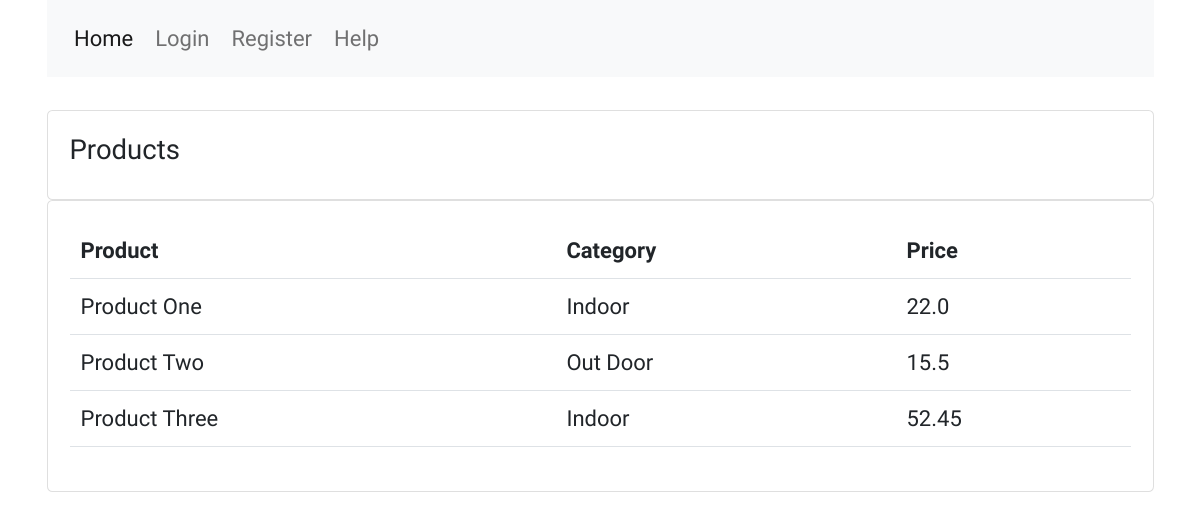
The app's page /crm/products/ with its own data.
### crm/models.py (models this page shows, shortened)
class Product(models.Model):
    CATEGORY = (
        ("Indoor", "Indoor"),
        ("Out Door", "Out Door"),
    )
    name = models.CharField(max_length=200, null=True)
    price = models.FloatField(null=True)
    category = models.CharField(max_length=200, null=True, choices=CATEGORY)
    description = models.CharField(max_length=200, null=True, blank=True)
    date_created = models.DateTimeField(auto_now_add=True, null=True)
    tags = models.ManyToManyField(Tag)

### crm/views.py (the view)
# urls.py: path("products/", views.products, name="products"),
def products(request):
    products = Product.objects.all()
    return render(request, "crm/products.html", {"products": products})

### crm/templates/crm/products.html
{% extends 'base.html' %}
{% block content %}
<br>
<div class="row">
	<div class="col-md">
		<div class="card card-body">
			<h5>Products</h5>
		</div>
		<div class="card card-body">
			<table class="table">
				<tr>
					<th>Product</th>
					<th>Category</th>
					<th>Price</th>
				</tr>
				{% for i in products %}
				<tr>
					<td>{{i.name}}</td>
					<td>{{i.category}}</td>
					<td>{{i.price}}</td>
				</tr>
				{% endfor %}
			</table>
		</div>
	</div>
</div>
{% endblock content %}

### static/css/custom.css (style rules this page uses)
* { font-family: 'Quicksand', sans-serif; font-size: 22px; }

### templates/base.html (style rules this page uses)
html { margin-left: calc(100vw - 100%); }

### records on screen
Product: name "Product One", category "Indoor", price "22.0"
Product: name "Product Two", category "Out Door", price "15.5"
Product: name "Product Three", category "Indoor", price "52.45"
